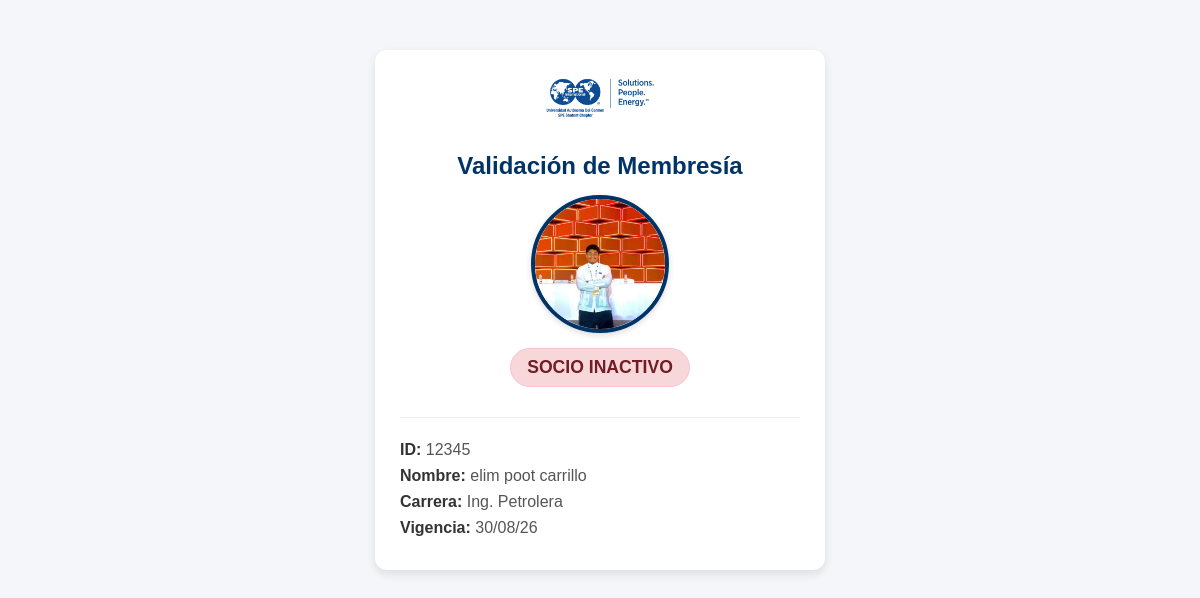
Screenshot of /validar?id=12345 with the database file from the repository.
### tables this page shows
CREATE TABLE socios (
            id TEXT PRIMARY KEY,
            nombre TEXT NOT NULL,
            carrera TEXT NOT NULL,
            estatus TEXT NOT NULL,
            vigencia TEXT NOT NULL
        , foto TEXT);

### pageweb.py (the view)
@app.route('/validar')
def validar_socio():
    socio_id = request.args.get('id')
    socio = None
    if socio_id:
        conn = get_db_connection()
        socio = conn.execute('SELECT * FROM socios WHERE id = ?', (socio_id,)).fetchone()
        conn.close()
    return render_template('validar.html', socio=socio)

### pageweb.py (called while the page is built)
def get_db_connection():
    conn = sqlite3.connect(DB_NAME)
    conn.row_factory = sqlite3.Row
    return conn

### templates/validar.html (shortened to what this page needs)
<!DOCTYPE html>
<html lang="es">
<head>
</head>
<body>
    <div class="card">
        <img src="{{ url_for('static', filename='logo.png') }}" alt="Logo SPE" class="logo">
        <h1>Validación de Membresía</h1>
        {% if socio %}
            {% if socio.foto %}
                <img src="{{ url_for('static', filename='fotos/' + socio.foto) }}" alt="Foto del Socio" class="socio-foto">
            {% else %}
                <div class="socio-foto-placeholder">Sin fotografía</div>
            {% endif %}
            {% if socio.estatus == 'ACTIVO' %}
                <div class="badge activo">SOCIO ACTIVO</div>
            {% else %}
                <div class="badge inactivo">SOCIO INACTIVO</div>
            {% endif %}
            <div class="info">
                <p><strong>ID:</strong> {{ socio.id }}</p>
                <p><strong>Nombre:</strong> {{ socio.nombre }}</p>
                <p><strong>Carrera:</strong> {{ socio.carrera }}</p>
                <p><strong>Vigencia:</strong> {{ socio.vigencia }}</p>
            </div>
        {% else %}
            <div class="badge inactivo">SOCIO NO ENCONTRADO</div>
            <p>El código QR escaneado no coincide con ningún registro de nuestra base de datos.</p>
        {% endif %}
    </div>
</body>
</html>

### templates/validar.html (style rules this page uses)
body { font-family: Arial, sans-serif; background-color: #f4f6f9; margin: 0; padding: 20px; }
.card { max-width: 400px; margin: 30px auto; background: white; padding: 25px; border-radius: 12px; box-shadow: 0 4px 10px rgba(0,0,0,0.1); text-align: center; }
.logo { max-width: 120px; height: auto; margin-bottom: 10px; }
h1 { color: #003366; font-size: 1.5em; margin-bottom: 15px; }
.socio-foto { width: 130px; height: 130px; border-radius: 50%; object-fit: cover; border: 4px solid #003366; margin: 10px auto 15px auto; display: block; box-shadow: 0 2px 6px rgba(0,0,0,0.15); }
.badge { padding: 8px 16px; border-radius: 20px; font-weight: bold; display: inline-block; margin-bottom: 15px; font-size: 1.1em; }
.inactivo { background-color: #f8d7da; color: #721c24; border: 1px solid #f5c6cb; }
.info { text-align: left; margin-top: 15px; border-top: 1px solid #eee; padding-top: 15px; }
.info p { margin: 8px 0; color: #555; }
.info strong { color: #333; }

### rows the page displays
socios: foto (picture), id "12345", nombre "elim poot carrillo", carrera "Ing. Petrolera", vigencia "30/08/26"
